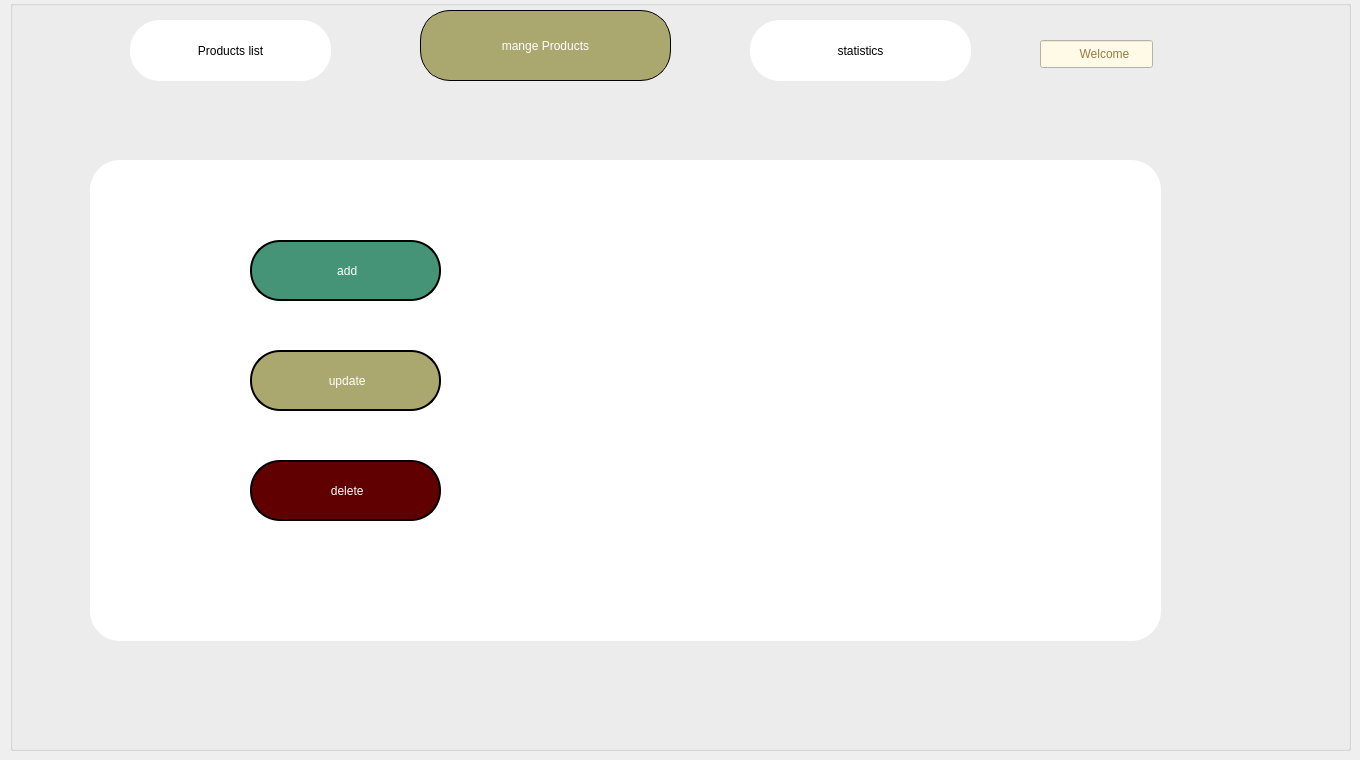
      <widget class="QWidget" name="mangepage_pro">
       <widget class="QGroupBox" name="groupBox_22">
        <property name="geometry">
         <rect>
          <x>10</x>
          <y>0</y>
          <width>1341</width>
          <height>751</height>
         </rect>
        </property>
        <property name="title">
         <string/>
        </property>
        <widget class="QPushButton" name="pro_mange_button_2">
         <property name="geometry">
          <rect>
           <x>410</x>
           <y>10</y>
           <width>251</width>
           <height>71</height>
          </rect>
         </property>
         <property name="focusPolicy">
          <enum>Qt::FocusPolicy::ClickFocus</enum>
         </property>
         <property name="styleSheet">
          <string notr="true">border: 1px solid black;
color: rgb(255, 255, 255);
font: 700 15pt &quot;Terminal&quot;;
background-color: rgb(171, 168, 111);
border-radius:30px;
</string>
         </property>
         <property name="text">
          <string>mange Products</string>
         </property>
        </widget>
        <widget class="QPushButton" name="statis_pro_button_2">
         <property name="geometry">
          <rect>
           <x>740</x>
           <y>20</y>
           <width>221</width>
           <height>61</height>
          </rect>
         </property>
         <property name="focusPolicy">
          <enum>Qt::FocusPolicy::ClickFocus</enum>
         </property>
         <property name="styleSheet">
          <string notr="true">background-color: rgb(255, 255, 255);
color: rgb(0, 0, 0);
font: 700 15pt &quot;Terminal&quot;;
border-radius:30px;</string>
         </property>
         <property name="text">
          <string>statistics</string>
         </property>
        </widget>
        <widget class="QLineEdit" name="lineEdit_25">
         <property name="geometry">
          <rect>
           <x>1030</x>
           <y>40</y>
           <width>113</width>
           <height>28</height>
          </rect>
         </property>
         <property name="styleSheet">
          <string notr="true">background-color: rgb(255, 249, 231);
font: 20pt &quot;Rage Italic&quot;;
color: rgb(148, 125, 66);</string>
         </property>
         <property name="text">
          <string>           Welcome</string>
         </property>
         <property name="dragEnabled">
          <bool>false</bool>
         </property>
        </widget>
        <widget class="QPushButton" name="pro_list_button_2">
         <property name="geometry">
          <rect>
           <x>120</x>
           <y>20</y>
           <width>201</width>
           <height>61</height>
          </rect>
         </property>
         <property name="focusPolicy">
          <enum>Qt::FocusPolicy::ClickFocus</enum>
         </property>
         <property name="styleSheet">
          <string notr="true">font: 700 15pt &quot;Terminal&quot;;
background-color: rgb(255, 255, 255);
color: rgb(0, 0, 0);
border-radius:30px;
</string>
         </property>
         <property name="text">
          <string>Products list</string>
         </property>
        </widget>
        <widget class="QLabel" name="label_26">
         <property name="geometry">
          <rect>
           <x>1130</x>
           <y>30</y>
           <width>63</width>
           <height>61</height>
          </rect>
         </property>
         <property name="text">
          <string/>
         </property>
         <property name="pixmap">
          <pixmap>E:/home page/user (1).png</pixmap>
         </property>
         <property name="scaledContents">
          <bool>true</bool>
         </property>
        </widget>
        <widget class="QFrame" name="frame_23">
         <property name="geometry">
          <rect>
           <x>80</x>
           <y>160</y>
           <width>1071</width>
           <height>481</height>
          </rect>
         </property>
         <property name="styleSheet">
          <string notr="true">font: italic 9pt &quot;Terminal&quot;;
background-color: rgb(255, 255, 255);
color: rgb(0, 0, 0);
border-radius:30px;
</string>
         </property>
         <property name="frameShape">
          <enum>QFrame::Shape::StyledPanel</enum>
         </property>
         <property name="frameShadow">
          <enum>QFrame::Shadow::Raised</enum>
         </property>
         <widget class="QPushButton" name="ad_pro">
          <property name="geometry">
           <rect>
            <x>160</x>
            <y>80</y>
            <width>191</width>
            <height>61</height>
           </rect>
          </property>
          <property name="focusPolicy">
           <enum>Qt::FocusPolicy::ClickFocus</enum>
          </property>
          <property name="styleSheet">
           <string notr="true">border: 1.5px solid black;
color: rgb(255, 255, 255);
font: 12pt &quot;Segoe UI&quot;;
background-color: rgb(171, 168, 111);
background-color: rgb(70, 148, 119);</string>
          </property>
          <property name="text">
           <string> add</string>
          </property>
          <property name="icon">
           <iconset resource="resources.qrc">
            <normaloff>:/home page/10608872-removebg-preview.png</normaloff>:/home page/10608872-removebg-preview.png</iconset>
          </property>
          <property name="iconSize">
           <size>
            <width>40</width>
            <height>40</height>
           </size>
          </property>
         </widget>
         <widget class="QPushButton" name="delete_pro">
          <property name="geometry">
           <rect>
            <x>160</x>
            <y>300</y>
            <width>191</width>
            <height>61</height>
           </rect>
          </property>
          <property name="focusPolicy">
           <enum>Qt::FocusPolicy::ClickFocus</enum>
          </property>
          <property name="styleSheet">
           <string notr="true">border: 1.5px solid black;
color: rgb(255, 255, 255);
font: 12pt &quot;Segoe UI&quot;;
background-color: rgb(171, 168, 111);
background-color: rgb(97, 0, 0);
</string>
          </property>
          <property name="text">
           <string> delete</string>
          </property>
          <property name="icon">
           <iconset resource="resources.qrc">
            <normaloff>:/home page/bin.png</normaloff>:/home page/bin.png</iconset>
          </property>
          <property name="iconSize">
           <size>
            <width>36</width>
            <height>36</height>
           </size>
          </property>
         </widget>
         <widget class="QPushButton" name="update_pro">
          <property name="geometry">
           <rect>
            <x>160</x>
            <y>190</y>
            <width>191</width>
            <height>61</height>
           </rect>
          </property>
          <property name="focusPolicy">
           <enum>Qt::FocusPolicy::ClickFocus</enum>
          </property>
          <property name="styleSheet">
           <string notr="true">border: 1.5px solid black;
color: rgb(255, 255, 255);
font: 12pt &quot;Segoe UI&quot;;
background-color: rgb(171, 168, 111);</string>
          </property>
          <property name="text">
           <string> update</string>
          </property>
          <property name="icon">
           <iconset resource="resources.qrc">
            <normaloff>:/home page/6402235.png</normaloff>:/home page/6402235.png</iconset>
          </property>
          <property name="iconSize">
           <size>
            <width>36</width>
            <height>36</height>
           </size>
          </property>
         </widget>
         <widget class="QPushButton" name="pushButton_8">
          <property name="geometry">
           <rect>
            <x>510</x>
            <y>90</y>
            <width>401</width>
            <height>301</height>
           </rect>
          </property>
          <property name="text">
           <string/>
          </property>
          <property name="icon">
           <iconset resource="resources.qrc">
            <normaloff>:/home page/canned-food.png</normaloff>:/home page/canned-food.png</iconset>
          </property>
          <property name="iconSize">
           <size>
            <width>250</width>
            <height>1330</height>
           </size>
          </property>
         </widget>
        </widget>
        <widget class="QLabel" name="label_74">
         <property name="geometry">
          <rect>
           <x>80</x>
           <y>20</y>
           <width>61</width>
           <height>61</height>
          </rect>
         </property>
         <property name="text">
          <string/>
         </property>
         <property name="pixmap">
          <pixmap resource="resources.qrc">:/home page/complete[1].png</pixmap>
         </property>
         <property name="scaledContents">
          <bool>true</bool>
         </property>
         <property name="openExternalLinks">
          <bool>true</bool>
         </property>
        </widget>
        <widget class="QLabel" name="img_7">
         <property name="geometry">
          <rect>
           <x>390</x>
           <y>20</y>
           <width>51</width>
           <height>51</height>
          </rect>
         </property>
         <property name="text">
          <string/>
         </property>
         <property name="pixmap">
          <pixmap resource="resources.qrc">:/home page/canned-food.png</pixmap>
         </property>
         <property name="scaledContents">
          <bool>true</bool>
         </property>
        </widget>
        <widget class="QLabel" name="label_75">
         <property name="geometry">
          <rect>
           <x>1170</x>
           <y>10</y>
           <width>63</width>
           <height>61</height>
          </rect>
         </property>
         <property name="text">
          <string/>
         </property>
         <property name="pixmap">
          <pixmap resource="resources.qrc">:/home page/user (1).png</pixmap>
         </property>
         <property name="scaledContents">
          <bool>true</bool>
         </property>
        </widget>
        <widget class="QLabel" name="label_76">
         <property name="geometry">
          <rect>
           <x>720</x>
           <y>30</y>
           <width>51</width>
           <height>51</height>
          </rect>
         </property>
         <property name="text">
          <string/>
         </property>
         <property name="pixmap">
          <pixmap resource="resources.qrc">:/home page/2636315.png</pixmap>
         </property>
         <property name="scaledContents">
          <bool>true</bool>
         </property>
        </widget>
       </widget>
      </widget>
